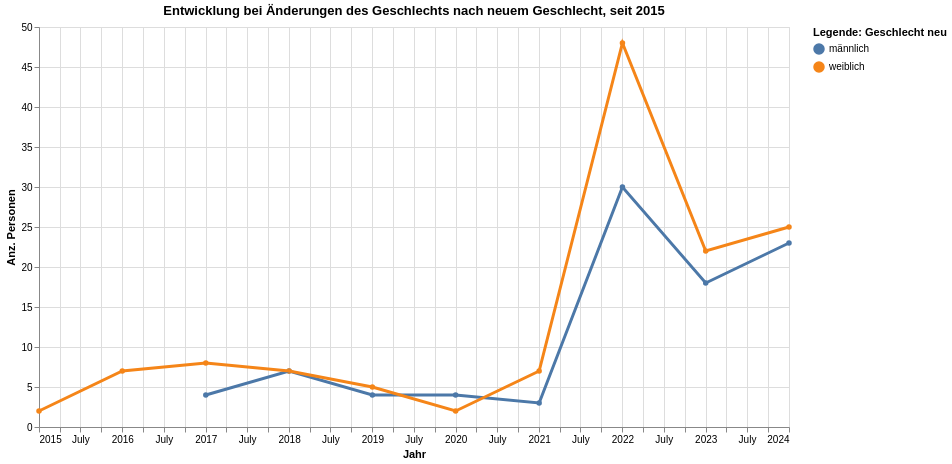

Notebook source saved alongside this figure:
### Code cell
grafik1 = mypy_dv.plot_altair_multiline_highlight(
    data = myAgg1.reset_index().sort_values('SexSort', ascending=True)
    ,x = 'StichtagDatJahr:T'
    ,y = 'sum_AnzAeGe:Q'
    ,x_beschriftung = 'Jahr'
    , y_beschriftung = 'Anz. Personen'
    ,category = "SexLang:N"
    ,category_beschriftung= 'Legende: Geschlecht neu'
    ,warning_status = "ignore" #always or ignore
    ,myTitle="Entwicklung bei Änderungen des Geschlechts nach neuem Geschlecht, seit "+data_min_date
)
grafik1

### Figure 1 — Vega-Lite specification as saved in the notebook (floating-point values rounded to 4 significant figures)
{"config": {"view": {"continuousWidth": 300, "continuousHeight": 300}}, "layer": [{"mark": {"type": "circle"}, "encoding": {"color": {"field": "SexLang", "legend": {"orient": "right", "title": "Legende: Geschlecht neu"}, "type": "nominal"}, "opacity": {"value": 1.3}, "tooltip": [{"field": "StichtagDatJahr", "type": "temporal"}, {"field": "SexLang", "type": "nominal"}, {"field": "sum_AnzAeGe", "type": "quantitative"}], "x": {"axis": {"title": "Jahr"}, "field": "StichtagDatJahr", "type": "temporal"}, "y": {"axis": {"title": "Anz. Personen"}, "field": "sum_AnzAeGe", "type": "quantitative"}}, "name": "view_1", "title": "Entwicklung bei Änderungen des Geschlechts nach neuem Geschlecht, seit 2015"}, {"mark": {"type": "line"}, "encoding": {"color": {"field": "SexLang", "legend": {"orient": "right", "title": "Legende: Geschlecht neu"}, "type": "nominal"}, "size": {"condition": {"test": {"not": {"param": "param_1"}}, "value": 1.2}, "value": 3}, "tooltip": [{"field": "StichtagDatJahr", "type": "temporal"}, {"field": "SexLang", "type": "nominal"}, {"field": "sum_AnzAeGe", "type": "quantitative"}], "x": {"axis": {"title": "Jahr"}, "field": "StichtagDatJahr", "type": "temporal"}, "y": {"axis": {"title": "Anz. Personen"}, "field": "sum_AnzAeGe", "type": "quantitative"}}, "title": "Entwicklung bei Änderungen des Geschlechts nach neuem Geschlecht, seit 2015"}], "data": {"name": "data-4cad1f9611f96fe57f6e54e9bf048890"}, "height": 400, "params": [{"name": "param_1", "select": {"type": "point", "fields": ["SexLang:N"], "nearest": true, "on": "pointerover"}, "views": ["view_1"]}], "width": 750, "$schema": "https://vega.github.io/schema/vega-lite/v5.8.0.json", "datasets": {"data-4cad1f9611f96fe57f6e54e9bf048890": [{"StichtagDatJahr": "2020-01-01T00:00:00", "SexBisherCd": 2, "SexBisherLang": "weiblich", "SexBisherSort": 2, "SexCd": 1, "SexLang": "männlich", "SexSort": 1, "StichtagDatJahr_str": "2020-01-01", "Jahr": "2020-01-01T00:00:00", "Jahr_nbr": 2020, "sum_AnzAeGe": 4}, {"StichtagDatJahr": "2023-01-01T00:00:00", "SexBisherCd": 2, "SexBisherLang": "weiblich", "SexBisherSort": 2, "SexCd": 1, "SexLang": "männlich", "SexSort": 1, "StichtagDatJahr_str": "2023-01-01", "Jahr": "2023-01-01T00:00:00", "Jahr_nbr": 2023, "sum_AnzAeGe": 18}, {"StichtagDatJahr": "2022-01-01T00:00:00", "SexBisherCd": 2, "SexBisherLang": "weiblich", "SexBisherSort": 2, "SexCd": 1, "SexLang": "männlich", "SexSort": 1, "StichtagDatJahr_str": "2022-01-01", "Jahr": "2022-01-01T00:00:00", "Jahr_nbr": 2022, "sum_AnzAeGe": 30}, {"StichtagDatJahr": "2021-01-01T00:00:00", "SexBisherCd": 2, "SexBisherLang": "weiblich", "SexBisherSort": 2, "SexCd": 1, "SexLang": "männlich", "SexSort": 1, "StichtagDatJahr_str": "2021-01-01", "Jahr": "2021-01-01T00:00:00", "Jahr_nbr": 2021, "sum_AnzAeGe": 3}, {"StichtagDatJahr": "2019-01-01T00:00:00", "SexBisherCd": 2, "SexBisherLang": "weiblich", "SexBisherSort": 2, "SexCd": 1, "SexLang": "männlich", "SexSort": 1, "StichtagDatJahr_str": "2019-01-01", "Jahr": "2019-01-01T00:00:00", "Jahr_nbr": 2019, "sum_AnzAeGe": 4}, {"StichtagDatJahr": "2024-01-01T00:00:00", "SexBisherCd": 2, "SexBisherLang": "weiblich", "SexBisherSort": 2, "SexCd": 1, "SexLang": "männlich", "SexSort": 1, "StichtagDatJahr_str": "2024-01-01", "Jahr": "2024-01-01T00:00:00", "Jahr_nbr": 2024, "sum_AnzAeGe": 23}, {"StichtagDatJahr": "2017-01-01T00:00:00", "SexBisherCd": 2, "SexBisherLang": "weiblich", "SexBisherSort": 2, "SexCd": 1, "SexLang": "männlich", "SexSort": 1, "StichtagDatJahr_str": "2017-01-01", "Jahr": "2017-01-01T00:00:00", "Jahr_nbr": 2017, "sum_AnzAeGe": 4}, {"StichtagDatJahr": "2018-01-01T00:00:00", "SexBisherCd": 2, "SexBisherLang": "weiblich", "SexBisherSort": 2, "SexCd": 1, "SexLang": "männlich", "SexSort": 1, "StichtagDatJahr_str": "2018-01-01", "Jahr": "2018-01-01T00:00:00", "Jahr_nbr": 2018, "sum_AnzAeGe": 7}, {"StichtagDatJahr": "2019-01-01T00:00:00", "SexBisherCd": 1, "SexBisherLang": "männlich", "SexBisherSort": 1, "SexCd": 2, "SexLang": "weiblich", "SexSort": 2, "StichtagDatJahr_str": "2019-01-01", "Jahr": "2019-01-01T00:00:00", "Jahr_nbr": 2019, "sum_AnzAeGe": 5}, {"StichtagDatJahr": "2018-01-01T00:00:00", "SexBisherCd": 1, "SexBisherLang": "männlich", "SexBisherSort": 1, "SexCd": 2, "SexLang": "weiblich", "SexSort": 2, "StichtagDatJahr_str": "2018-01-01", "Jahr": "2018-01-01T00:00:00", "Jahr_nbr": 2018, "sum_AnzAeGe": 7}, {"StichtagDatJahr": "2024-01-01T00:00:00", "SexBisherCd": 1, "SexBisherLang": "männlich", "SexBisherSort": 1, "SexCd": 2, "SexLang": "weiblich", "SexSort": 2, "StichtagDatJahr_str": "2024-01-01", "Jahr": "2024-01-01T00:00:00", "Jahr_nbr": 2024, "sum_AnzAeGe": 25}, {"StichtagDatJahr": "2020-01-01T00:00:00", "SexBisherCd": 1, "SexBisherLang": "männlich", "SexBisherSort": 1, "SexCd": 2, "SexLang": "weiblich", "SexSort": 2, "StichtagDatJahr_str": "2020-01-01", "Jahr": "2020-01-01T00:00:00", "Jahr_nbr": 2020, "sum_AnzAeGe": 2}, {"StichtagDatJahr": "2021-01-01T00:00:00", "SexBisherCd": 1, "SexBisherLang": "männlich", "SexBisherSort": 1, "SexCd": 2, "SexLang": "weiblich", "SexSort": 2, "StichtagDatJahr_str": "2021-01-01", "Jahr": "2021-01-01T00:00:00", "Jahr_nbr": 2021, "sum_AnzAeGe": 7}, {"StichtagDatJahr": "2022-01-01T00:00:00", "SexBisherCd": 1, "SexBisherLang": "männlich", "SexBisherSort": 1, "SexCd": 2, "SexLang": "weiblich", "SexSort": 2, "StichtagDatJahr_str": "2022-01-01", "Jahr": "2022-01-01T00:00:00", "Jahr_nbr": 2022, "sum_AnzAeGe": 48}, {"StichtagDatJahr": "2017-01-01T00:00:00", "SexBisherCd": 1, "SexBisherLang": "männlich", "SexBisherSort": 1, "SexCd": 2, "SexLang": "weiblich", "SexSort": 2, "StichtagDatJahr_str": "2017-01-01", "Jahr": "2017-01-01T00:00:00", "Jahr_nbr": 2017, "sum_AnzAeGe": 8}, {"StichtagDatJahr": "2023-01-01T00:00:00", "SexBisherCd": 1, "SexBisherLang": "männlich", "SexBisherSort": 1, "SexCd": 2, "SexLang": "weiblich", "SexSort": 2, "StichtagDatJahr_str": "2023-01-01", "Jahr": "2023-01-01T00:00:00", "Jahr_nbr": 2023, "sum_AnzAeGe": 22}, {"StichtagDatJahr": "2016-01-01T00:00:00", "SexBisherCd": 1, "SexBisherLang": "männlich", "SexBisherSort": 1, "SexCd": 2, "SexLang": "weiblich", "SexSort": 2, "StichtagDatJahr_str": "2016-01-01", "Jahr": "2016-01-01T00:00:00", "Jahr_nbr": 2016, "sum_AnzAeGe": 7}, {"StichtagDatJahr": "2015-01-01T00:00:00", "SexBisherCd": 1, "SexBisherLang": "männlich", "SexBisherSort": 1, "SexCd": 2, "SexLang": "weiblich", "SexSort": 2, "StichtagDatJahr_str": "2015-01-01", "Jahr": "2015-01-01T00:00:00", "Jahr_nbr": 2015, "sum_AnzAeGe": 2}]}}
